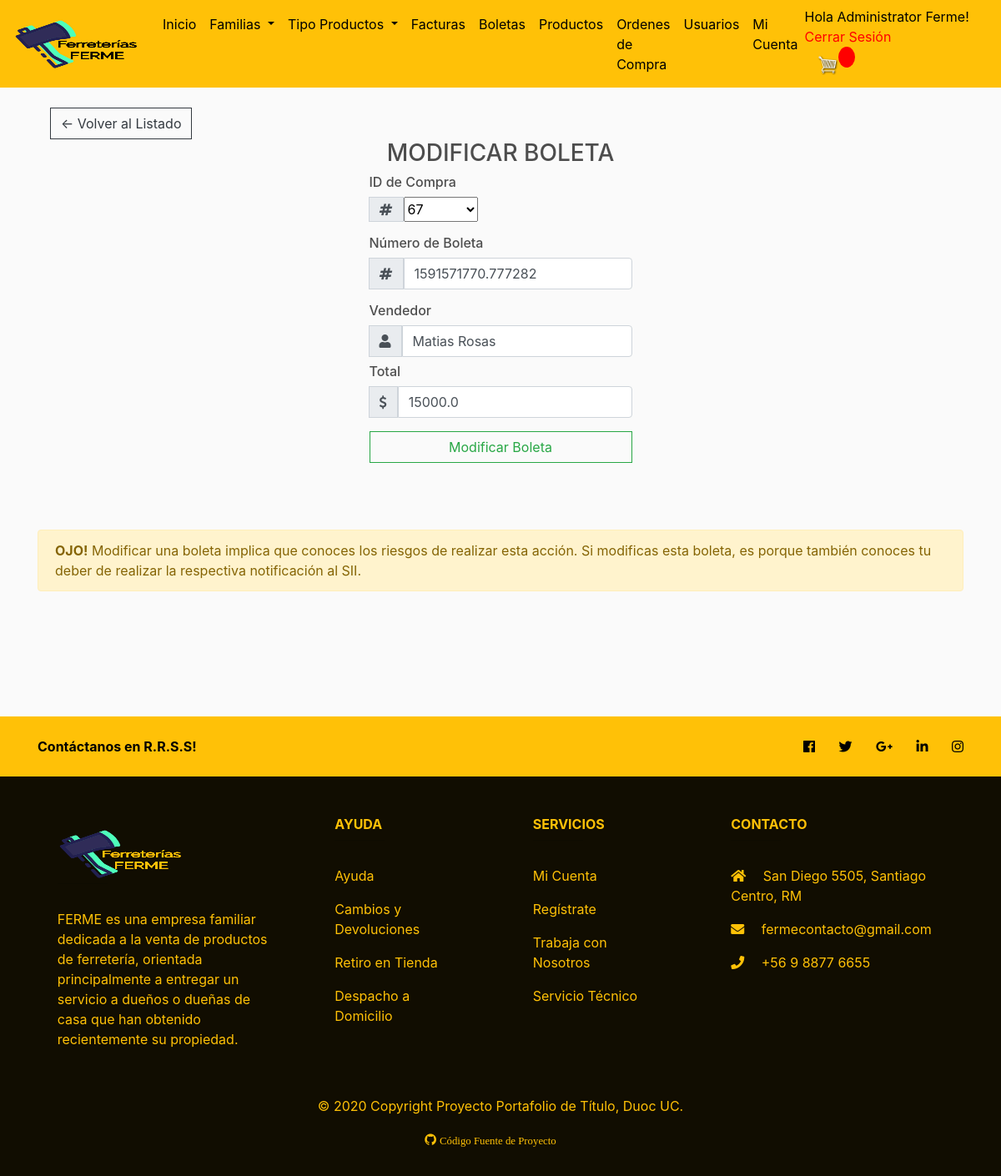
Page /edit_bill/3/ (signed in) on the committed database.
### store/models.py (models this page shows, shortened)
class Profile(models.Model):
    user = models.OneToOneField(User, on_delete=models.CASCADE, null=True, blank=True)
    name = models.CharField(max_length=200, null=True)
    last_name = models.CharField(max_length=200, null=True)
    phone_number = models.CharField(max_length=200, null=True)
    email = models.CharField(max_length=200, null=True)
    tipo = models.CharField(default='Cliente', max_length=50, choices=TIPO_USUARIO)

class Boleta(models.Model):
    order = models.ForeignKey(Order, on_delete=models.SET_NULL, null=True)
    n_boleta = models.CharField(max_length=200, null=False)
    vendedor = models.CharField(default="Tienda Ferme", max_length=200, null=False)
    total = models.CharField(max_length=200, null=False)

### store/views.py (the view, shortened to what this page needs)
# urls.py: path('edit_bill/<pk>/' ,views.edit_bill, name='edit_bill'),
@login_required
def edit_bill(request, pk):
    bill = Boleta.objects.get(pk=pk)
    data = {
        'form': BoletaForm(instance=bill),
    }
    return render(request,'store/edit_bill.html', data)

### store/forms.py
class BoletaForm(ModelForm):
    class Meta:
        model = Boleta
        fields = ['order', 'n_boleta', 'vendedor', 'total']

### store/models.py (called while the page is built)
    @property
    def is_admin(self):
        admin = False
        tipo = self.profile.tipo
        if (tipo == 'Administrator'):
            admin = True
        else:
            admin = False
        return admin

    def __str__(self):
        return str(self.id)

### store/templates/store/edit_bill.html (shortened to what this page needs)
{% extends 'store/main.html' %}
{% load static %}
{% block content %}
<body>
	<div class="container h-100">
        <a  class="btn btn-outline-dark" href="{% url 'adm-boleta' %}">&#x2190; Volver al Listado</a>
        <div class="d-flex justify-content-center h-100">
            <div class="user_card">
                <div class="d-flex justify-content-center">
                    <h3 class="form-tittle">MODIFICAR BOLETA</h3>
                </div>
                <form method="POST" action="" enctype="multipart/form-data">
                    <h6>ID de Compra</h6>
                    <div class="input-group mb-3">
                        <div class="input-group-append">
                            <span class="input-group-text"><i class="fa fa-hashtag"></i></span>
                        </div>
                        {{form.order}}
                    </div>
                    <h6>Número de Boleta</h6>
					<div class="input-group mb-3">
						<div class="input-group-append">
							<span class="input-group-text"><i class="fa fa-hashtag"></i></span>
						</div>
						{{form.n_boleta}}
                    </div>
                    <h6>Vendedor</h6>
                    <div class="input-group mb-2">
                        <div class="input-group-append">
                            <span class="input-group-text"><i class="fas fa-user"></i></span>
                        </div>
                        {{form.vendedor}}
                    </div>
                    <h6>Total</h6>
                    <div class="input-group mb-2">
                        <div class="input-group-append">
                            <span class="input-group-text"><i class="fa fa-usd"></i></span>
                        </div>
                        {{form.total}}
                    </div>
                    <div class="d-flex justify-content-center mt-3 login_container">
                         <input class="btn btn-outline-success" type="submit" value="Modificar Boleta">
                    </div>
                </form>
	         </div>
	    </div>
	</div>
	    <div class="alert alert-warning" role="alert" style="margin-top: 10vh;">
		  <strong>OJO!</strong> Modificar una boleta implica que conoces los riesgos de realizar esta acción. Si modificas esta boleta, es porque también conoces tu deber de realizar la respectiva notificación al SII.
		</div>
</body>
{% endblock content %}

### store/templates/store/main.html (shortened to what this page needs)
<!DOCTYPE html>
{% load static %}
<html>
<head>
	<link rel="stylesheet" href="https://stackpath.bootstrapcdn.com/bootstrap/4.4.1/css/bootstrap.min.css">
	<link rel="stylesheet" type="text/css" href="{% static 'css/main.css' %}">
	<link rel="stylesheet" href="https://use.fontawesome.com/releases/v5.6.1/css/all.css">
	<link rel="stylesheet" href="https://cdnjs.cloudflare.com/ajax/libs/font-awesome/4.7.0/css/font-awesome.min.css" >
</head>
<body>
	<nav class="navbar navbar-expand-lg navbar-dark bg-dark">
	  <a class="navbar-brand" href="{% url 'store' %}"><img src="{% static 'img/logo-ferme-b.png' %}" id="logo"/></a>
		<div class="collapse navbar-collapse" id="navbarSupportedContent">
	    	<ul class="navbar-nav mr-auto">
	      		<li class="nav-item active">
	        		<a class="nav-link"  style="color: black;" href="{% url 'store' %}">Inicio <span class="sr-only">(current)</span></a>
		  		</li>
		  		<li class=" nav-item active dropdown">
			        <a class="nav-link dropdown-toggle" data-toggle="dropdown" style="color: black;" href="#">Familias
			        </a>
			      </li>
			      <li class=" nav-item active dropdown">
			        <a class="nav-link dropdown-toggle" data-toggle="dropdown" style="color: black;" href="#">Tipo Productos
			        </a>
			      </li>
		  		<li class="nav-item active" id="adm-facturation">
	        		<a class="nav-link"  style="color: black;" href="{% url 'adm-factura' %}">Facturas</a>
		  		</li>
		  		<li class="nav-item active" id="adm-bill">
	        		<a class="nav-link"  style="color: black;" href="{% url 'adm-boleta' %}">Boletas</a>
		  		</li>
		  		<li class="nav-item active" id="adm-product">
	        		<a class="nav-link"  style="color: black;" href="{% url 'adm-producto' %}">Productos</a>
		  		</li>
		  		<li class="nav-item active" id="adm-order">
	        		<a class="nav-link"  style="color: black;" href="{% url 'adm-ordencompra' %}">Ordenes de Compra</a>
				  </li>
					<li class="nav-item active" id="adm-users">
	        		<a class="nav-link"  style="color: black;" href="{% url 'listado_usuarios' %}">Usuarios</a>
	        	  </li>
	        	  {% if user.is_authenticated %}
	        	  	<li class="nav-item active" id="cuenta">
						<a class="nav-link"  style="color: black;" href="{% url 'edit' user.id %}">Mi Cuenta</a>
					</li>
				   {% endif %}
			</ul>
		</div>
	    <div class="form-inline my-2 my-lg-0">
			{% if user.is_authenticated  %}
			<div style="padding-right: 10px; color: black;">Hola {{ user.profile.tipo }} {{ user.profile.name }}!
			<br><a href="{% url 'logout' %}" style="color: red;">Cerrar Sesión</a></div>
			{% else %}
  			<div style="padding-right: 10px; color: black;">No estás registrado
			<br><a href="{% url 'login' %}" style="color: green;">Iniciar Sesión</a></div>
			{% endif %}
	     	<a href="{% url 'cart' %}">
	    		<img  id="cart-icon" src="{% static 'img/cart.png' %}">
	    	</a>
	    	<p id="cart-total">{{cartItems}}</p>
	    </div>
	</nav>
    <div class="container">
            <br>
            {% block content %}
            {% endblock content %}
    </div>
<footer class="page-footer font-small unique-color-dark" style="background-color: #110d01">
  <div style="background-color: #FFC107;">
    <div class="container">
      <div class="row py-4 d-flex align-items-center">
        <div class="col-md-6 col-lg-5 text-center text-md-left mb-4 mb-md-0">
          <h6 class="mb-0" style="color: black;"><strong>Contáctanos en R.R.S.S!</strong></h6>
        </div>
        <div class="col-md-6 col-lg-7 text-center text-md-right" style="color: black;">
          <a class="fb-ic">
            <i class="fab fa-facebook-f white-text mr-4"> </i>
          </a>
          <a class="tw-ic">
            <i class="fab fa-twitter white-text mr-4"> </i>
          </a>
          <a class="gplus-ic">
            <i class="fab fa-google-plus-g white-text mr-4"> </i>
          </a>
          <a class="li-ic">
            <i class="fab fa-linkedin-in white-text mr-4"> </i>
          </a>
          <a class="ins-ic">
            <i class="fab fa-instagram white-text"> </i>
          </a>
        </div>
      </div>
    </div>
  </div>
  <div class="container text-center text-md-left mt-5">
    <div class="row mt-3">
      <div class="col-md-3 col-lg-4 col-xl-3 mx-auto mb-4">
        <div >
        <a class="navbar-brand" href="{% url 'store' %}"><img src="{% static 'img/logo-ferme-y.png' %}" id="logo"/></a></div>
        <hr class="deep-purple accent-2 mb-4 mt-0 d-inline-block mx-auto" style="width: 60px;" >
        <p style="text-align: left;">FERME es una empresa familiar dedicada a la venta de productos de ferretería, orientada principalmente a entregar un servicio a dueños o dueñas de casa que han obtenido recientemente su propiedad. </p>
      </div>
      <div class="col-md-2 col-lg-2 col-xl-2 mx-auto mb-4">
        <h6 class="text-uppercase font-weight-bold">Ayuda</h6>
        <hr class="deep-purple accent-2 mb-4 mt-0 d-inline-block mx-auto" style="width: 60px;">
        <p>
          Ayuda
        </p>
        <p>
          Cambios y Devoluciones
        </p>
        <p>
          Retiro en Tienda
        </p>
        <p>
          Despacho a Domicilio
        </p>
      </div>
      <div class="col-md-3 col-lg-2 col-xl-2 mx-auto mb-4">
        <h6 class="text-uppercase font-weight-bold">Servicios</h6>
        <hr class="deep-purple accent-2 mb-4 mt-0 d-inline-block mx-auto" style="width: 60px;">
        {% if request.user.is_authenticated %}
        <p>
          <a href="{% url 'edit' user.id %}">Mi Cuenta</a>
        </p>
        {% endif %}
        <p>
          <a href="{% url 'register' %}">Regístrate</a>
        </p>
        <p>
          Trabaja con Nosotros
        </p>
        <p>
          Servicio Técnico
        </p>
      </div>
      <div class="col-md-4 col-lg-3 col-xl-3 mx-auto mb-md-0 mb-4">
        <h6 class="text-uppercase font-weight-bold">Contacto</h6>
        <hr class="deep-purple accent-2 mb-4 mt-0 d-inline-block mx-auto" style="width: 60px;">
        <p>
          <i class="fas fa-home mr-3"></i> San Diego 5505, Santiago Centro, RM</p>
        <p>
          <i class="fas fa-envelope mr-3"></i> fermecontacto@gmail.com</p>
        <p>
          <i class="fas fa-phone mr-3"></i> +56 9 8877 6655</p>
      </div>
    </div>
  </div>
  <div class="footer-copyright text-center py-3" style="color: #FFC107;">
  	<p>© 2020 Copyright Proyecto Portafolio de Título, Duoc UC.</p>
  	<p>
	  	<a class="ins-ic" href="https://github.com/southernegro/ferme-multiuser" target="_blank">
		    <i class="fa fa-github text-center mr-4" style="color: #FFC107;" >
		    	<small>Código Fuente de Proyecto</small>
		    </i>
	  	</a>
	</p>
  </div>
</footer>
</body>
</html>

### static/css/main.css (style rules this page uses)
#logo { display: inline-block; vertical-align: top; width: 150px; height: 60px; margin-right: 5px; }
body { background-color: hsl(0, 0%, 98%); }
h1,h2,h3,h4,h5,h6 { color:hsl(0, 0%, 30%); }
.bg-dark { background-color: #FFC107!important; }
#cart-icon { width:25px; display: inline-block; margin-left: 15px; }
#cart-total { display: block; text-align: center; color:#fff; background-color: red; width: 20px; height: 25px; border-radius: 50%; font-size: 14px; }
.col-lg-4, .col-lg-6, .col-lg-8, .col-lg-12 { margin-top: 10px; }
.btn { border-radius: 0; }
footer { margin-top: 150px; }
footer p { color: #FFC107; }
footer h6 { color: #FFC107; }
footer a { color: #FFC107; }

### rows in the picture
Boleta: order "67", n_boleta "1591571770.777282", vendedor "Matias Rosas", total "15000.0"

### other values in the picture
{{ user.profile.tipo }} "Administrator"
{{ user.profile.name }} "Ferme"
